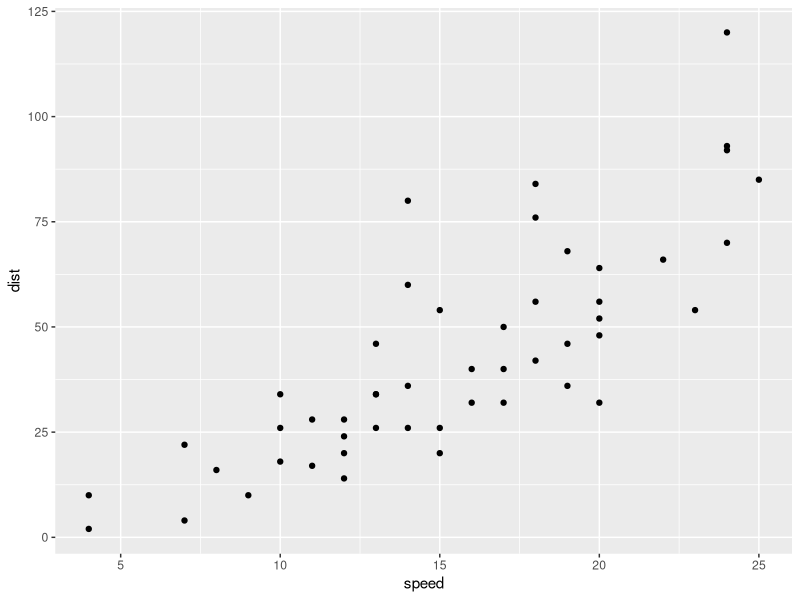
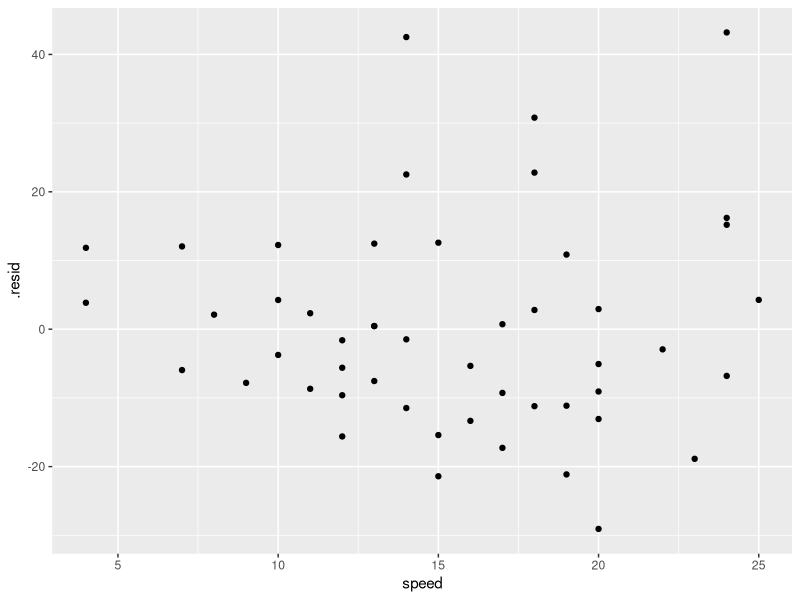
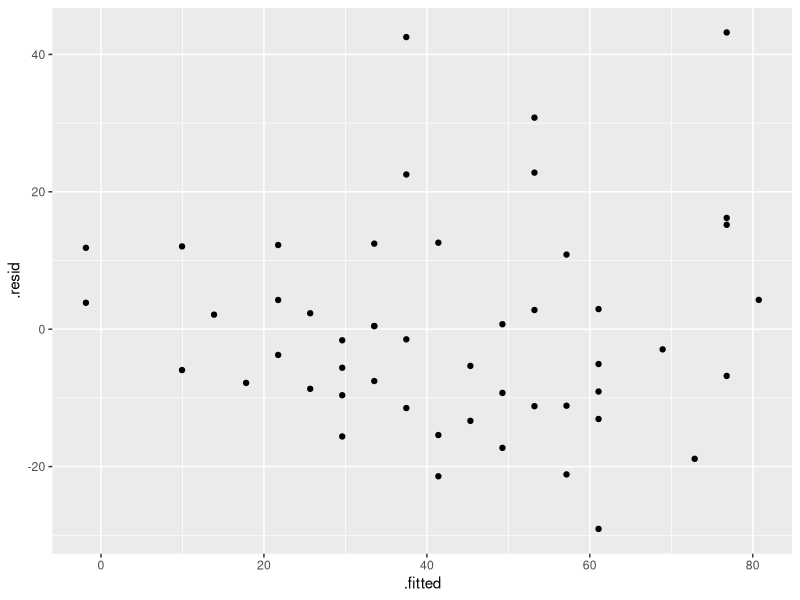

Write R code to recreate these figures, in order.
## ---- chunk 1
knitr::opts_chunk$set(echo = TRUE)
library(ggplot2)
library(broom)
## ---- chunk 2
data("cars")
qplot(speed, dist, data = cars)
## ---- chunk 3
fit <- lm(dist ~ speed, data = cars)
summary(fit)
## ---- chunk 4
f <- augment(fit)

qplot(speed, .resid, data = f)
qplot(.fitted, .resid, data = f)
## ---- chunk 5
new <- data.frame(speed = c(6, 10.5, 14.7, 18.3, 21))

predict(fit, newdata = new, interval = "confidence")
## ---- chunk 6
lm_speed <- lm(dist ~ speed, data = cars)
lm_speed

fac_speed <- lm(dist ~ factor(speed), data = cars)
fac_speed
## ---- chunk 7
anova(lm_speed, fac_speed)
